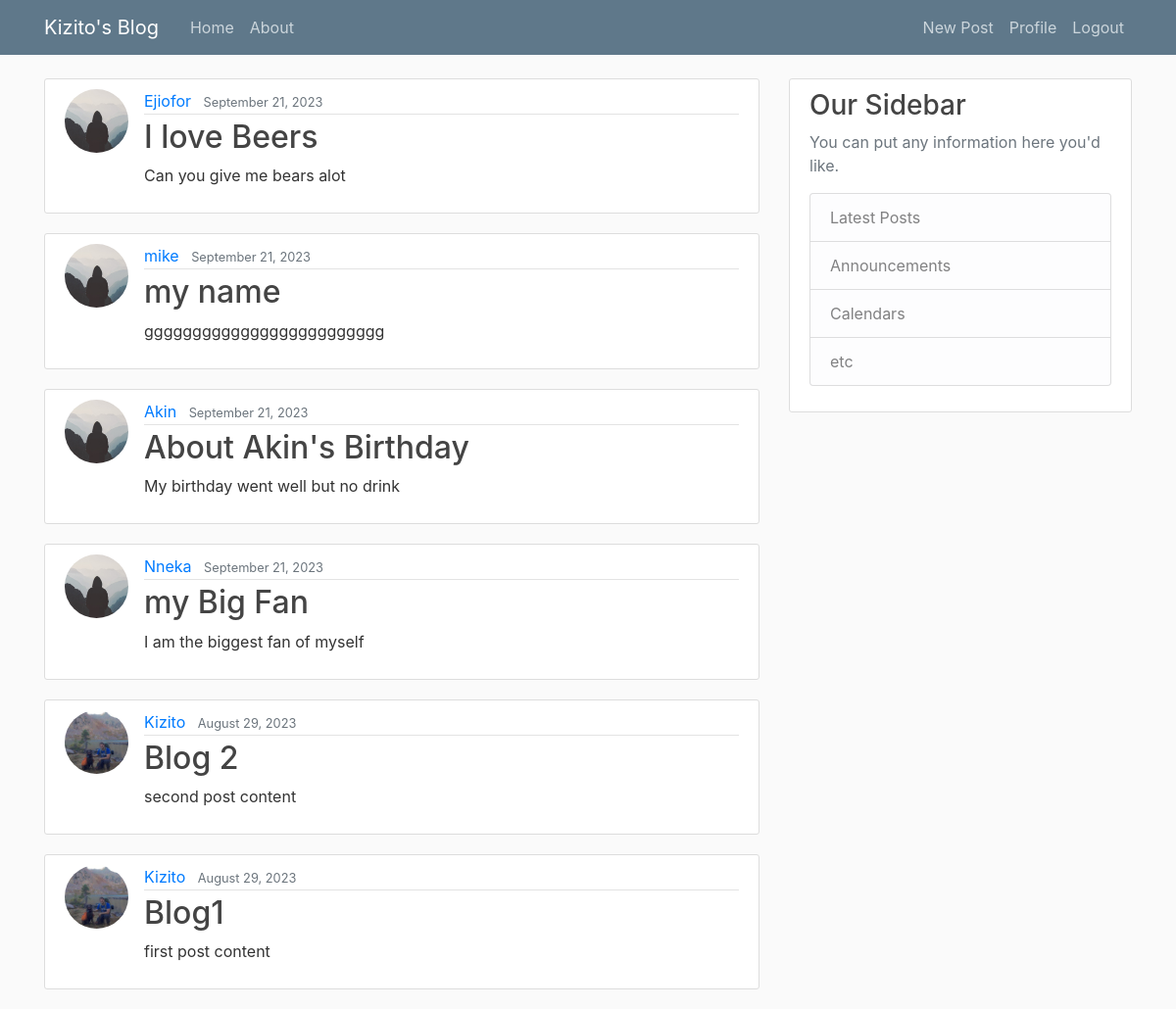
The app's page / (signed in) with its own data.
### blog/models.py (models this page shows, shortened)
class Post(models.Model):
    title = models.CharField(max_length=100)
    content = models.TextField()
    date_posted = models.DateTimeField(default=timezone.now)
    author = models.ForeignKey(User, on_delete=models.CASCADE)

### users/models.py (models this page shows, shortened)
class Profile(models.Model):
    user = models.OneToOneField(User, on_delete = models.CASCADE)
    image = models.ImageField(default = 'defaults.jpg', upload_to = 'profile_pics')

### blog/views.py (the view)
# urls.py: path('', PostListView.as_view(), name = 'blog-home'),
class PostListView(ListView):
    model = Post
    template_name = 'blog/home.html'
    context_object_name = 'posts'
    ordering = ['-date_posted']

### blog/templates/blog/home.html
{% extends 'blog/base.html' %}
{% block content %}
{% for post in posts %}
        <article class="media content-section">
            <img class = "rounded-circle article-img" src="{{post.author.profile.image.url}}" alt="">
              <div class="media-body">
                <div class="article-metadata">
                  <a class="mr-2" href="#">{{ post.author }}</a>
                  <small class="text-muted">{{ post.date_posted|date:"F d, Y" }}</small>
                </div>
                <h2><a class="article-title" href="{% url 'post-detail' post.id%}">{{ post.title }}</a></h2>
                <p class="article-content">{{ post.content }}</p>
              </div>
        </article>
{% endfor %}
{% endblock %}

### blog/static/blog/main.css (style rules this page uses)
body { background: #fafafa; color: #333333; margin-top: 5rem; }
h1, h2, h3, h4, h5, h6 { color: #444444; }
.content-section { background: #ffffff; padding: 10px 20px; border: 1px solid #dddddd; border-radius: 3px; margin-bottom: 20px; }
.article-title { color: #444444; }
.article-content { white-space: pre-line; }
.article-img { height: 65px; width: 65px; margin-right: 16px; }
.article-metadata { padding-bottom: 1px; margin-bottom: 4px; border-bottom: 1px solid #e3e3e3 }

### records on screen
Post: author.profile.image (placeholder picture), author "Ejiofor", date_posted "September 21, 2023", title "I love Beers", content "Can you give me bears alot"
Post: author.profile.image (placeholder picture), author "mike", date_posted "September 21, 2023", title "my name", content "ggggggggggggggggggggggggg"
Post: author.profile.image (placeholder picture), author "Akin", date_posted "September 21, 2023", title "About Akin's Birthday", content "My birthday went well but no drink"
Post: author.profile.image (placeholder picture), author "Nneka", date_posted "September 21, 2023", title "my Big Fan", content "I am the biggest fan of myself"
Post: author.profile.image (picture), author "Kizito", date_posted "August 29, 2023", title "Blog 2", content "second post content"
Post: author.profile.image (picture), author "Kizito", date_posted "August 29, 2023", title "Blog1", content "first post content"
